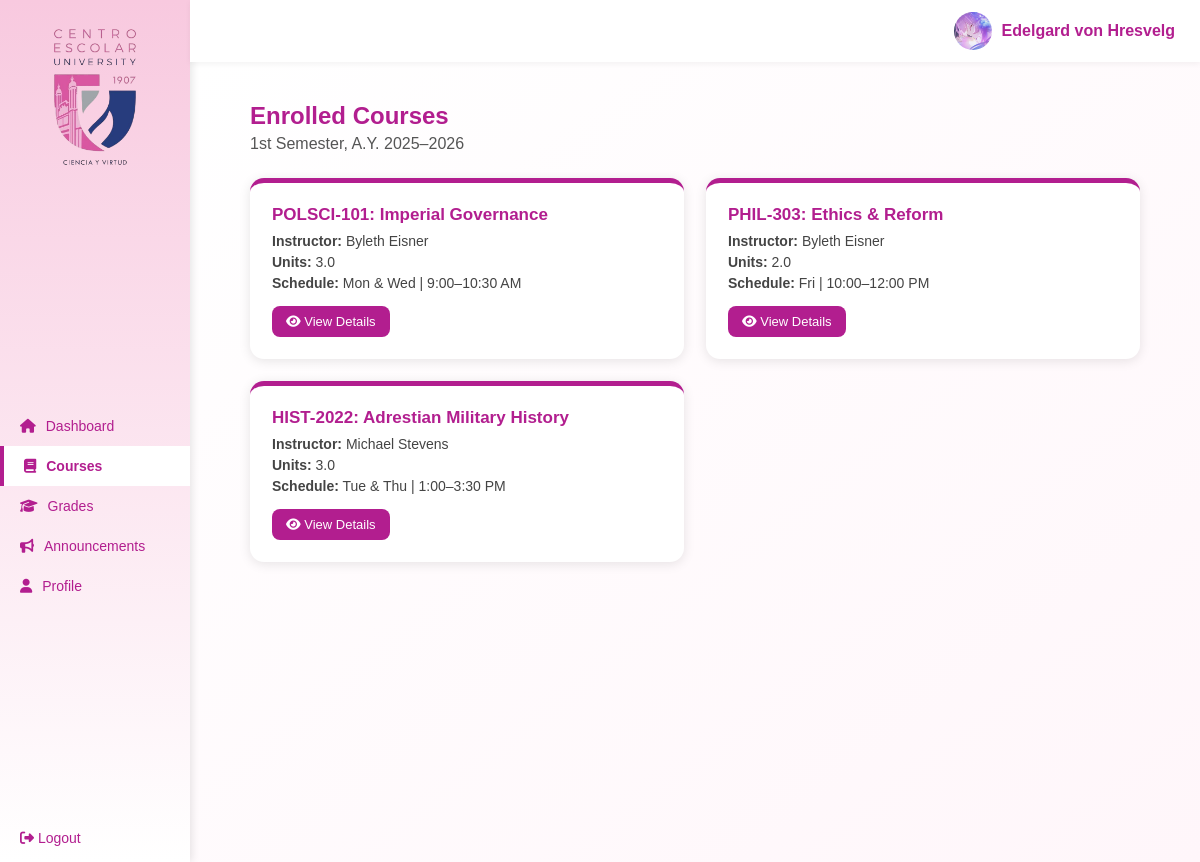
The page /StudentView/courses_st.php (signed in) on the database its author committed.
### tables this page shows
CREATE TABLE `users` (
  `user_id` int NOT NULL,
  `username` varchar(50) NOT NULL,
  `password` varchar(255) NOT NULL,
  `full_name` varchar(100) DEFAULT NULL,
  `email` varchar(100) DEFAULT NULL,
  `role` enum('student','teacher','admin') DEFAULT 'student',
  `profile_pic` varchar(255) DEFAULT NULL,
  `created_at` datetime DEFAULT CURRENT_TIMESTAMP,
  `updated_at` datetime DEFAULT CURRENT_TIMESTAMP ON UPDATE CURRENT_TIMESTAMP,
  `about_me` text
);

CREATE TABLE `courses` (
  `course_id` int NOT NULL,
  `course_code` varchar(20) DEFAULT NULL,
  `course_name` varchar(100) DEFAULT NULL,
  `units` decimal(3,1) DEFAULT NULL,
  `teacher_id` int DEFAULT NULL,
  `semester` varchar(20) DEFAULT NULL,
  `schedule_day` varchar(50) DEFAULT NULL,
  `schedule_time` varchar(50) DEFAULT NULL,
  `description` text
);

### StudentView/courses_st.php (the view, shortened to what this page needs)
<?php
include("../config/db_connect.php");
$user_id   = $_SESSION['user_id'];
$full_name = $_SESSION['full_name'];
$stmt = $conn->prepare("SELECT profile_pic FROM users WHERE user_id = ?");
$stmt->bind_param("i", $user_id);
$stmt->execute();
$stmt->bind_result($profile_pic);
$avatar = !empty($profile_pic)
    ? "../uploads/" . htmlspecialchars($profile_pic)
    : "images/ProfilePic.png";
$stmt = $conn->prepare("
  SELECT
    c.course_id,
    c.course_code,
    c.course_name,
    c.units,
    c.semester,
    u.full_name AS instructor_name,
    c.schedule_day,
    c.schedule_time,
    c.description
  FROM enrollments e
  JOIN courses c ON e.course_id = c.course_id
  LEFT JOIN users u ON c.teacher_id = u.user_id
  WHERE e.student_id = ?
");
$stmt->bind_param("i", $user_id);
$stmt->execute();
$courses = $stmt->get_result();
?>
<!DOCTYPE html>
<html lang="en">
<head>
  <link rel="stylesheet" href="CSS/format.css">
  <link rel="stylesheet" href="https://cdnjs.cloudflare.com/ajax/libs/font-awesome/6.5.0/css/all.min.css">
</head>
<body>
  <div class="portal-layout">
    <?php include('sidebar_st.php'); ?>
    <main class="main-content">
      <header class="topbar">
        <div class="profile-section">
          <img src="<?= $avatar ?>" class="avatar">
          <span class="profile-name"><?= htmlspecialchars($full_name) ?></span>
        </div>
      </header>
      <section class="dashboard-body">
        <h1>Enrolled Courses</h1>
        <p class="semester-text">1st Semester, A.Y. 2025–2026</p>
        <div class="course-grid">
          <?php if ($courses->num_rows > 0): ?>
            <?php while ($row = $courses->fetch_assoc()): ?>
              <div class="course-card">
                <h3><?= htmlspecialchars($row['course_code']) . ": " . htmlspecialchars($row['course_name']); ?></h3>
                <p><strong>Instructor:</strong> <?= htmlspecialchars($row['instructor_name'] ?? "TBA"); ?></p>
                <p><strong>Units:</strong> <?= htmlspecialchars($row['units']); ?></p>
                <p><strong>Schedule:</strong>
                  <?= htmlspecialchars($row['schedule_day'] ?? "TBA"); ?> |
                  <?= htmlspecialchars($row['schedule_time'] ?? "TBA"); ?>
                </p>
                <button class="details-btn" onclick="openModal('modal<?= $row['course_id']; ?>')">
                  <i class="fa-solid fa-eye"></i> View Details
                </button>
              </div>
            <?php endwhile; ?>
          <?php else: ?>
            <p>No enrolled courses found.</p>
          <?php endif; ?>
        </div>
      </section>
    </main>
  </div>
</body>
</html>

### StudentView/CSS/format.css (style rules this page uses)
* { box-sizing: border-box; margin: 0; padding: 0; font-family: Arial, sans-serif; }
html, body { height: 100%; background-color: #fff; }
.portal-layout { display: flex; min-height: 100vh; }
.main-content { margin-left: 190px; width: calc(100% - 190px); display: flex; flex-direction: column; }
.topbar { background: #fff; display: flex; justify-content: space-between; align-items: center; padding: 12px 25px; box-shadow: 0 2px 6px rgba(0, 0, 0, 0.05); position: sticky; top: 0; z-index: 10; }
.profile-section { display: flex; align-items: center; gap: 10px; }
.avatar { width: 38px; height: 38px; border-radius: 50%; object-fit: cover; }
.profile-name { color: #b21e8f; font-weight: bold; }
.dashboard-body { padding: 40px 60px; background: linear-gradient(to bottom right, #fff, #fff6fa); min-height: 100vh; }
.dashboard-body h1 { color: #b21e8f; margin-bottom: 5px; }
.semester-text { color: #555; margin-bottom: 25px; }
.course-grid { display: grid; grid-template-columns: repeat(auto-fill, minmax(320px, 1fr)); gap: 22px; margin-top: 20px; }
.course-card { background: #fff; border-radius: 14px; box-shadow: 0 2px 12px rgba(0, 0, 0, 0.1); padding: 22px; transition: all 0.25s ease; border-top: 5px solid #b21e8f; }
.course-card h3 { color: #b21e8f; font-size: 17px; margin-bottom: 8px; }
.course-card p { font-size: 14px; color: #444; margin-bottom: 5px; }
.details-btn { background-color: #b21e8f; color: #fff; border: none; border-radius: 8px; padding: 8px 14px; margin-top: 10px; cursor: pointer; font-size: 13px; transition: background-color 0.2s; }

### rows shown on the page
users: profile_pic (picture)
courses: course_code "POLSCI-101", course_name "Imperial Governance", teacher.full_name "Byleth Eisner", units "3.0", schedule_day "Mon & Wed", schedule_time "9:00–10:30 AM"
courses: course_code "PHIL-303", course_name "Ethics & Reform", teacher.full_name "Byleth Eisner", units "2.0", schedule_day "Fri", schedule_time "10:00–12:00 PM"
courses: course_code "HIST-2022", course_name "Adrestian Military History", teacher.full_name "Michael Stevens", units "3.0", schedule_day "Tue & Thu", schedule_time "1:00–3:30 PM"

### other values the page prints
$full_name "Edelgard von Hresvelg"
